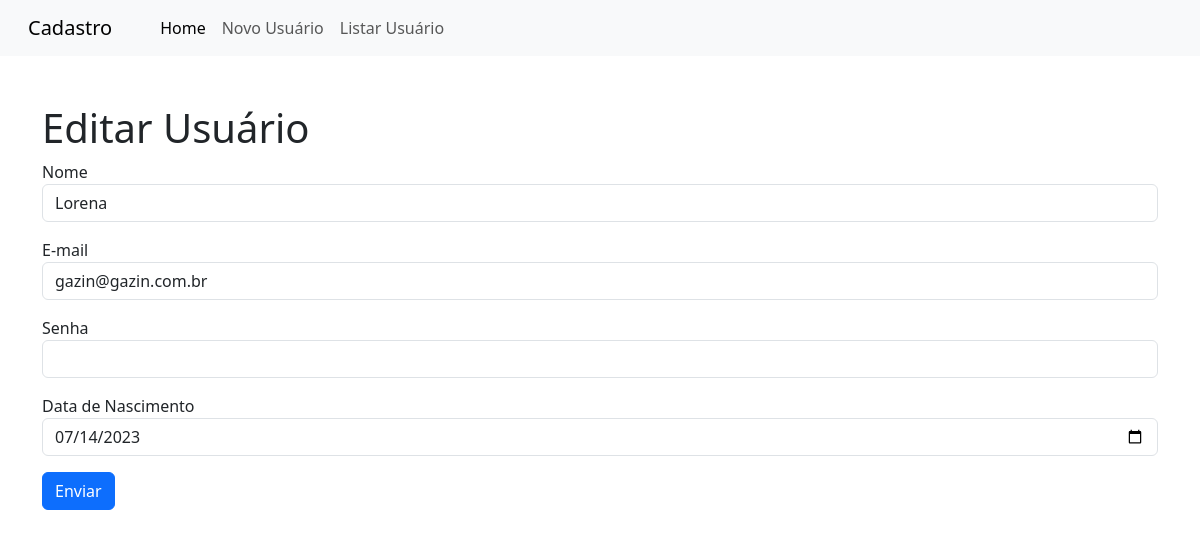
The page /?page=editar&id=4 on the database its author committed.
### tables this page shows
CREATE TABLE `usuarios` (
  `id` int(11) NOT NULL,
  `nome` varchar(100) NOT NULL,
  `email` varchar(255) NOT NULL,
  `senha` varchar(255) NOT NULL,
  `data_nasc` date NOT NULL
);

### editar-usuario.php (the view, shortened to what this page needs)
<h1>Editar Usuário</h1>
<?php
    if (isset($_REQUEST["id"])) {
        $id = $_REQUEST["id"];
        $sql = "SELECT * FROM usuarios WHERE id=".$id;
        $res = $conn->query($sql);
        $row = $res->fetch_object();
?>
<form action="?page=salvar" method="POST">
    <div class="mb-3">
        <label>Nome</label>
        <input type="text" name="nome" value="<?php echo $row->nome; ?>" class="form-control" autofocus>
    </div>
    <div class="mb-3">
        <label>E-mail</label>
        <input type="email" name="email" value="<?php echo $row->email; ?>" class="form-control">
    </div>
    <div class="mb-3">
        <label>Senha</label>
        <input type="password" name="senha" class="form-control" required>
    </div>
    <div class="mb-3">
        <label>Data de Nascimento</label>
        <input type="date" name="data_nasc" value="<?php echo $row->data_nasc; ?>" class="form-control">
    </div>
    <div class="mb-3">
        <button type="submit" class="btn btn-primary">Enviar</button>
    </div>
</form>
<?php
    } else {
        echo "ID do usuário não definido.";
    }
?>

### rows shown on the page
usuarios: nome "Lorena", email "gazin@gazin.com.br", data_nasc "07/14/2023"
